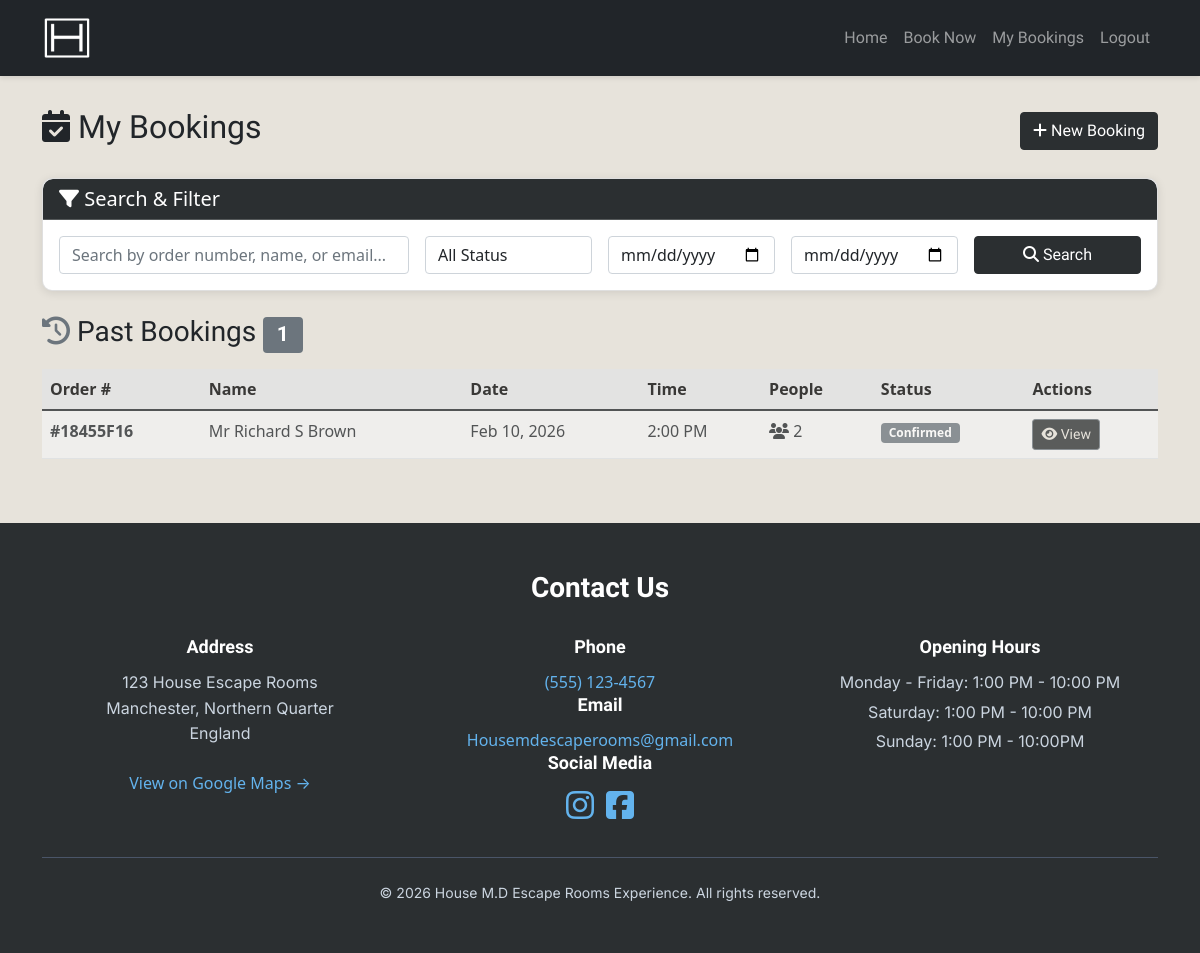
Before: /my-bookings/ (signed in) with the older database file.
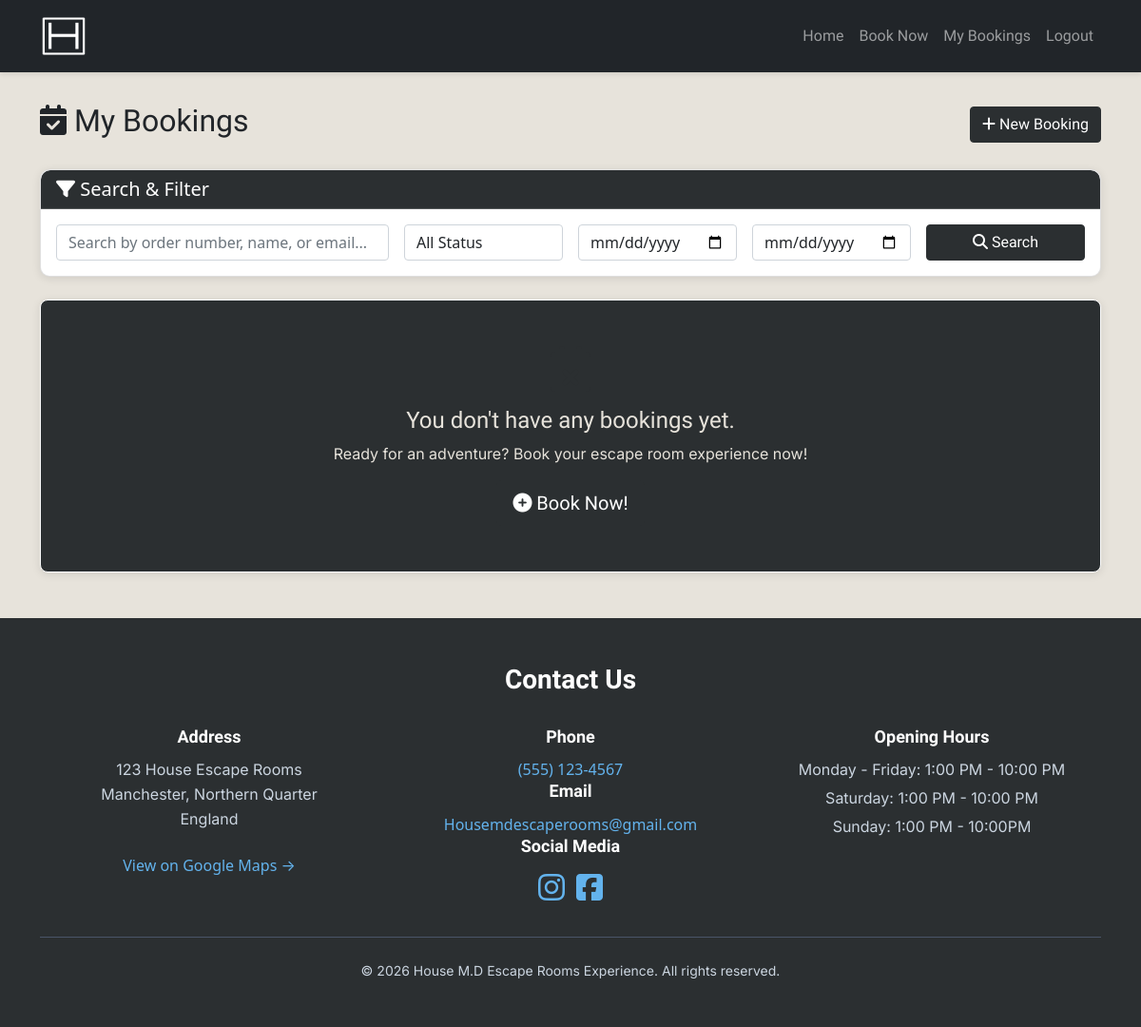
After: the same page with the newer database file.
### housemd_escape_room/models.py (models this page shows, shortened)
class Booking(models.Model):
    STATUS_CHOICES = [
        ('pending', 'Pending'),
        ('confirmed', 'Confirmed'),
        ('cancelled', 'Cancelled'),
    ]
    order_number = models.CharField(max_length=32, unique=True, editable=False)
    user = models.ForeignKey(User, on_delete=models.CASCADE, null=True, blank=True)
    name = models.CharField(max_length=100)
    email = models.EmailField()
    phone = models.CharField(max_length=20)
    date = models.DateField()
    time = models.TimeField()
    number_of_people = models.IntegerField()
    status = models.CharField(max_length=20, choices=STATUS_CHOICES, default='confirmed')
    created_at = models.DateTimeField(auto_now_add=True)
    is_guest = models.BooleanField(default=False)
    class Meta:
        ordering = ['-created_at']

### housemd_escape_room/views.py (the view, shortened to what this page needs)
# urls.py: path('my-bookings/', views.my_bookings, name='my_bookings'),
@login_required
def my_bookings(request):
    bookings = Booking.objects.filter(user=request.user)
    search_form = BookingSearchForm(request.GET)
    if search_form.is_valid():
        search_query = search_form.cleaned_data.get('search')
        status = search_form.cleaned_data.get('status')
        if status:
            bookings = bookings.filter(status=status)
        date_from = search_form.cleaned_data.get('date_from')
        if date_from:
            bookings = bookings.filter(date__gte=date_from)
        date_to = search_form.cleaned_data.get('date_to')
        if date_to:
            bookings = bookings.filter(date__lte=date_to)
    today = date.today()
    upcoming_bookings = bookings.filter(date__gte=today).order_by('date', 'time')
    past_bookings = bookings.filter(date__lt=today).order_by('-date', '-time')
    context = {
        'upcoming_bookings': upcoming_bookings,
        'past_bookings': past_bookings,
        'search_form': search_form,
        'total_upcoming': upcoming_bookings.count(),
        'total_past': past_bookings.count(),
        'today': today,
    }
    return render(request, 'housemd_escape_room/my_bookings.html', context)

### housemd_escape_room/forms.py
class BookingSearchForm(forms.Form):
    search = forms.CharField(
        required=False,
        widget=forms.TextInput(attrs={
            'class': 'form-control',
            'placeholder': 'Search by order number, name, or email...'
        })
    )
    status = forms.ChoiceField(
        required=False,
        choices=[('', 'All Status')] + Booking.STATUS_CHOICES,
        widget=forms.Select(attrs={'class': 'form-control'})
    )
    date_from = forms.DateField(
        required=False,
        widget=forms.DateInput(attrs={
            'type': 'date',
            'class': 'form-control'
        }),
        label='From Date'
    )
    date_to = forms.DateField(
        required=False,
        widget=forms.DateInput(attrs={
            'type': 'date',
            'class': 'form-control'
        }),
        label='To Date'
    )

### housemd_escape_room/templates/housemd_escape_room/my_bookings.html (shortened to what this page needs)
{% extends 'housemd_escape_room/base.html' %}
{% block content %}
{% load static %}
<section>
    <div class="container my-5">
        <div class="d-flex justify-content-between align-items-center mb-4">
            <h2><i class="fas fa-calendar-check"></i> My Bookings</h2>
            <a href="{% url 'booking' %}" class="btn btn-custom">
                <i class="fas fa-plus"></i> New Booking
            </a>
        </div>
        <div class="card mb-4 border-custom">
            <div class="card-header bg-custom text-white">
                <h5 class="mb-0"><i class="fas fa-filter"></i> Search & Filter</h5>
            </div>
            <div class="card-body">
                <form method="get" class="row g-3">
                    <div class="col-md-4">
                        {{ search_form.search }}
                    </div>
                    <div class="col-md-2">
                        {{ search_form.status }}
                    </div>
                    <div class="col-md-2">
                        {{ search_form.date_from }}
                    </div>
                    <div class="col-md-2">
                        {{ search_form.date_to }}
                    </div>
                    <div class="col-md-2">
                        <button type="submit" class="btn btn-custom w-100">
                            <i class="fas fa-search"></i> Search
                        </button>
                    </div>
                </form>
            </div>
        </div>
        {% if past_bookings %}
        <div class="mb-5">
            <h3 class="mb-3">
                <i class="fas fa-history text-secondary"></i> Past Bookings
                <span class="badge bg-secondary">{{ total_past }}</span>
            </h3>
            <div class="table-responsive">
                <table class="table table-striped opacity-75">
                    <thead class="table-secondary">
                        <tr>
                            <th>Order #</th>
                            <th>Name</th>
                            <th>Date</th>
                            <th>Time</th>
                            <th>People</th>
                            <th>Status</th>
                            <th>Actions</th>
                        </tr>
                    </thead>
                    <tbody>
                        {% for booking in past_bookings %}
                        <tr>
                            <td><strong>#{{ booking.order_number }}</strong></td>
                            <td>{{ booking.name }}</td>
                            <td>{{ booking.date|date:"M d, Y" }}</td>
                            <td>{{ booking.time|time:"g:i A" }}</td>
                            <td><i class="fas fa-users"></i> {{ booking.number_of_people }}</td>
                            <td>
                                <span class="badge bg-secondary">{{ booking.status|title }}</span>
                            </td>
                            <td>
                                <a href="{% url 'booking_detail' booking.pk %}"
                                    class="btn btn-sm btn-outline-secondary">
                                    <i class="fas fa-eye"></i> View
                                </a>
                            </td>
                        </tr>
                        {% endfor %}
                    </tbody>
                </table>
            </div>
        </div>
        {% endif %}
        {% if not upcoming_bookings and not past_bookings %}
        <div class="alert alert-light border-custom text-center py-5">
            <i class="fas fa-calendar-times fa-3x mb-3 text-custom"></i>
            <h4>You don't have any bookings yet.</h4>
            <p class="mb-3">Ready for an adventure? Book your escape room experience now!</p>
            <a href="{% url 'booking' %}" class="btn btn-custom btn-lg">
                <i class="fas fa-plus-circle"></i> Book Now!
            </a>
        </div>
        {% endif %}
    </div>
</section>
{% endblock %}

Changed rows visible on the page:
removed Booking: order_number "18455F16", name "Mr Richard S Brown", date "Feb 10, 2026", time "2:00 PM", number_of_people "2", status "Confirmed"
Other visible differences:
{{ total_past }}: "1" → (not shown)
text no longer shown: "Past Bookings Order # Name Date Time People Status Actions"
text now shown: "You don't have any bookings yet. Ready for an adventure? Book your escape room experience now! Book Now!"
